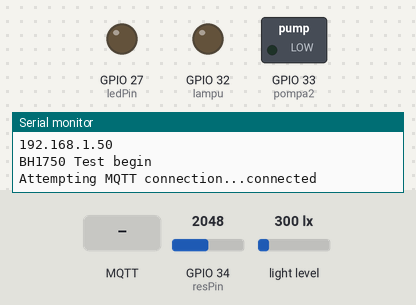
Simulated run of this sketch. Board: ESP32. Parts: switched loads named in the sketch (green lamp = pin HIGH), output pins drawn as LEDs (lit = HIGH), the last lines printed to the serial monitor. Inputs (shaded band) come from the test bench; at power-on: GPIO 34 (resPin) = 2048, light level 300 lx. WiFi joins after 1.5 s; servers stay silent unless stated; no MQTT or app messages arrive unless stated.

Above: at 2.7 s.
2.8 s: GPIO 34 (resPin) set to 1577
6.5 s: GPIO 34 (resPin) set to 1473
At 10.6 s:
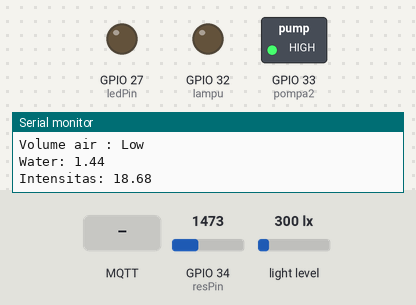
11.5 s: MQTT message "on" arrives on the first subscribed topic
At 12.8 s:
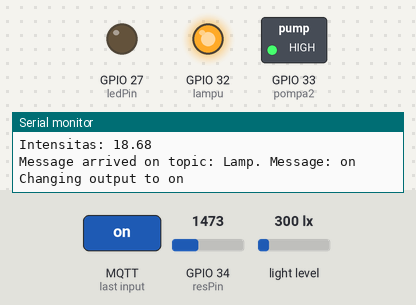
Timing chart, 0 to 16.5 s (numbered marks = the images above; inputs shaded):
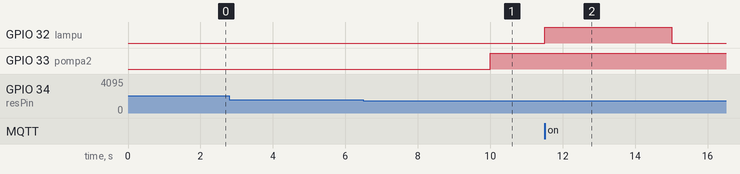

Measured:
- the behaviour switches between 1536 and 1535 on GPIO 34 (resPin) (found by bisection; images 0 and 1)
- after the input at 6.5 s, GPIO 33 (pompa2): LOW → HIGH after 3.5 s
- after the input at 11.5 s, GPIO 32 (lampu): LOW → HIGH at once, → LOW 3.5 s later

The sketch:

iot-hydroponics.ino
```cpp
#include <WiFi.h>
#include <PubSubClient.h>
#include <Wire.h>
#include <BH1750.h>
#include <Wire.h>
#include <analogWrite.h>

#define addr 0x23;
BH1750 lightMeter;

const char* ssid = "Nantenezumi";
const char* password = "pornhub123";
const char* mqtt_server = "192.168.1.1";
WiFiClient espClient;
PubSubClient client(espClient);
long lastMsg = 0;
char msg[50];
int resval = 0;
int resPin = 34;
float panjangSensor = 4.0;

// output Pin
int ledPin = 27;
int lampu = 32;
int pompa2 = 33;

void setup() {
  Serial.begin(115200);

  setup_wifi();
  client.setServer(mqtt_server, 1883);
  client.setCallback(callback);

  pinMode(ledPin, OUTPUT);
  pinMode(lampu, OUTPUT);
  pinMode(pompa2, OUTPUT);
  pinMode(lampu, OUTPUT);
  Wire.begin();

  lightMeter.begin();

  Serial.println(F("BH1750 Test begin"));
}

void setup_wifi() {
  delay(10);

  Serial.println();
  Serial.print("Connecting to ");
  Serial.println(ssid);

  WiFi.begin(ssid, password);

  while (WiFi.status() != WL_CONNECTED) {
    delay(500);
    Serial.print(".");
  }

  Serial.println("");
  Serial.println("WiFi connected");
  Serial.println("IP address: ");
  Serial.println(WiFi.localIP());
}

void callback(char* topic, byte* message, unsigned int length) {
  Serial.print("Message arrived on topic: ");
  Serial.print(topic);
  Serial.print(". Message: ");
  String messageTemp;

  for (int i = 0; i < length; i++) {
    Serial.print((char)message[i]);
    messageTemp += (char)message[i];
  }
  Serial.println();

  if (String(topic) == "Lamp") {
    Serial.print("Changing output to ");
    if (messageTemp == "on") {
      Serial.println("on");
      digitalWrite(lampu, HIGH);
    }
    else if (messageTemp == "off") {
      Serial.println("off");
      digitalWrite(lampu, LOW);
    }
  }

  if (String(topic) == "Pump") {
    Serial.print("Changing output to ");
    if (messageTemp == "on") {
      Serial.println("on");
      digitalWrite(pompa2, HIGH);
    }
    else if (messageTemp == "off") {
      Serial.println("off");
      digitalWrite(pompa2, LOW);
    }
  }


}

void reconnect() {
  while (!client.connected()) {
    Serial.print("Attempting MQTT connection...");
    if (client.connect("ESP32Client")) {
      Serial.println("connected");
      client.subscribe("Lamp");
      client.subscribe("Pump");
    } else {
      Serial.print("failed, rc=");
      Serial.print(client.state());
      Serial.println(" try again in 5 seconds");
      delay(5000);
    }
  }
}
void loop() {
  if (!client.connected()) {
    reconnect();
  }
  client.loop();

  long now = millis();
  if (now - lastMsg > 5000) {
    lastMsg = now;
    resval = analogRead(resPin);
    float tinggiAir = resval * panjangSensor / 4095;
    if (tinggiAir <= 0.5) {
      Serial.println("Volume air : Empty ");
    }
    else if (tinggiAir > 0.5 && tinggiAir <= 2) {
      Serial.println("Volume air : Low ");
    }
    else if (tinggiAir > 2 && tinggiAir <= 3) {
      Serial.println("Volume air : Medium ");
    }
    else if (tinggiAir > 3) {
      Serial.println("Volume air : High ");
    }
    char watString[8];
    dtostrf(tinggiAir, 1, 2, watString);
    Serial.print("Water: ");
    Serial.println(watString);
    client.publish("Water", watString);

    float lux = lightMeter.readLightLevel();
    float sinyalux = (255. / 4095.) * lux;
    char luxString[8];
    dtostrf(sinyalux, 1, 2, luxString);
    Serial.print("Intensitas: ");
    Serial.println(luxString);
    client.publish("Intensitas", luxString);

    if (sinyalux <= 1 ) {
      digitalWrite(lampu, HIGH);
    }
    else if (sinyalux >= 15) {
      digitalWrite(lampu, LOW);
    }


    if (tinggiAir <= 1.5) {
      digitalWrite(pompa2, HIGH);
    }
    else if (tinggiAir >= 3.6) {
      digitalWrite(pompa2, LOW);
    }
  }
}
```
